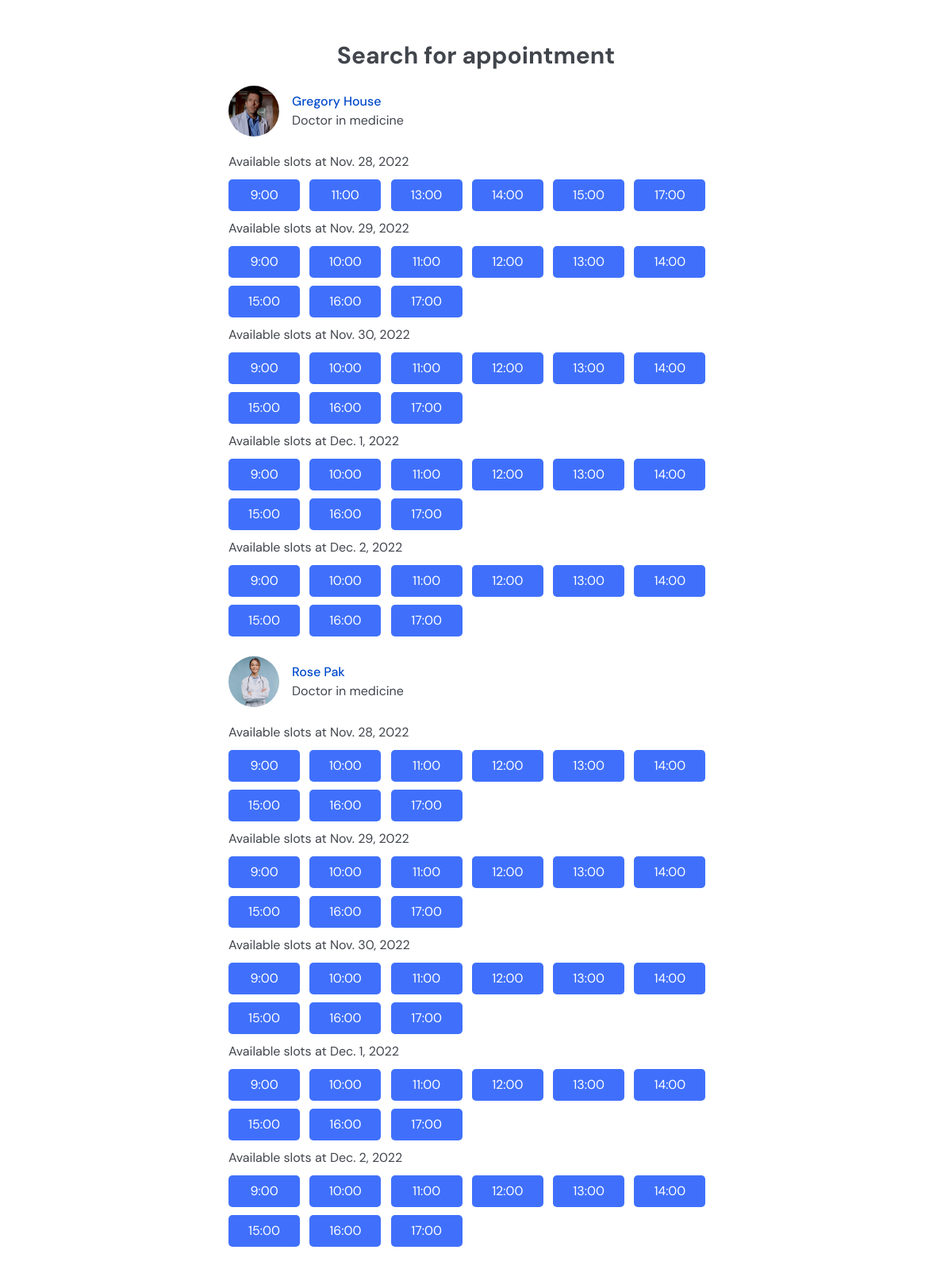
/users/search/appointment/spec/1, run on the app's committed database.
### users/models.py (models this page shows, shortened)
class Doctor(models.Model):
    user = models.OneToOneField(User, on_delete=models.CASCADE, primary_key=True)
    date_of_birth = models.DateField(blank=True)
    IIN = models.IntegerField(max_length=12, blank=True)
    gov_id = models.IntegerField(max_length=12,blank=True)
    name = models.CharField(max_length=50, blank=True)
    surname = models.CharField(max_length=50, blank=True)
    middle_name = models.CharField(max_length=50, blank=True)
    phone_number = models.CharField(max_length=11,blank=True)
    department_ID = models.IntegerField(max_length=6, blank=True)
    spec = models.ForeignKey(Specialization, on_delete = models.SET_NULL, blank = True, null = True)
    experience = models.CharField(max_length=2, blank=True)
    photo = models.ImageField(upload_to='images', blank=True)
    category=models.CharField(max_length=10, blank=True)
    appointment_price = models.CharField(max_length = 7, blank=True)
    education = models.CharField(max_length=30, blank=True)
    rating = models.IntegerField(max_length = 2, blank=True)
    address = models.CharField(max_length = 30, blank=True)
    homepage = models.URLField(blank=True)

### users/views.py (the view)
# urls.py: path('search/appointment', views.search_appointment, name = 'search_appointment'),
def search(request, object, name):
    if object == 'spec':
        id = int(name)
        spec = Specialization.objects.get(id=id)
        doctors_name = Doctor.objects.filter(spec = spec)
    elif object == 'doctor':
        doctors_name = Doctor.objects.filter(name = name)
    doctors = Schedule.objects.filter(doctor__in=doctors_name).values('doctor__name', 'doctor__surname',
                                     'mon_hours', 'tue_hours', 'wed_hours', 'thu_hours',
                                      'fri_hours','doctor__user_id', 'week')
    for d in doctors:
        d['available_mon'] = string_to_schedule(d['mon_hours'])['Available']
        d['available_tue'] = string_to_schedule(d['tue_hours'])['Available']
        d['available_wed'] = string_to_schedule(d['wed_hours'])['Available']
        d['available_thu'] = string_to_schedule(d['thu_hours'])['Available']
        d['available_fri'] = string_to_schedule(d['fri_hours'])['Available']
        d['doctor__user_id'] = str(d['doctor__user_id'])
        d['mon_day'] = d['week']
        d['tue_day'] = d['week'] + timedelta(days=1)
        d['wed_day'] = d['week'] + timedelta(days=2)
        d['thu_day'] = d['week'] + timedelta(days=3)
        d['fri_day'] = d['week'] + timedelta(days=4)
        d['photo']=Doctor.objects.get(user_id= d['doctor__user_id']).photo
    paginator = Paginator(doctors, 2)
    page_number = request.GET.get('page')
    page_obj = paginator.get_page(page_number)
    return render(request, 'users/search.html', {'page_obj': page_obj})

### users/views.py (called while the page is built)
def string_to_schedule(s): # s - string
    sched = {'Available' : [], 'Working' : []}
    for i in range(len(s)):
        if s[i] == '0':
            sched['Available'].append(i+9)
        elif s[i]=='1':
            sched['Working'].append(i+9)
    return sched

### users/templates/users/search.html (shortened to what this page needs)
{% extends 'users/layout.html' %}{% block head %}
  <link rel="stylesheet" href="https://unpkg.com/aos@next/dist/aos.css" />
{% endblock %}
{% block body %}
	<div class="font-body antialiased text-[#41454c] bg-[#FFFFFF] dark:text-[#b3c3d9] dark:bg-[#000000]">
		<div class="grid shadow- py-9">
			<section class="border-solid w-full max-w-2xl px-6 py-4 mx-auto bg-white rounded-md dark:bg-transparent xl:rounded-global xl:py-[35px] xl:">
				<h2 class="my-[0px] mb-[20px] text-3xl font-bold text-center">Search for appointment</h2>
				<div class="mb-[20px]">
					{% for d in page_obj %}
					<div class="my-[20px] flex items-center justify-start">
						<div class="float-left w-16 h-16 mr-4 overflow-hidden"><img class="object-cover w-full h-full rounded-full bg-slate-50" alt="No alt" src="{{ d.photo.url }}" /></div>
						<div class="flex flex-col items-start justify-center">
							<a href={% url 'appointment' id=d.doctor__user_id h=0 day='0' %} class="font-medium hover:underline text-primary-600">{{d.doctor__name}} {{d.doctor__surname}}</a>
							<p class="">Doctor in medicine</p>
						</div>
					</div>
					<p class="my-[5px]">Available slots at {{d.mon_day}}</p>
					{% for h in d.available_mon %}
					<button class="text-center my-[5px] mr-[8px] w-[90px] bg-primary text-white px-4 py-2 rounded-global lg:bg-primary-400"><a href="{% url 'appointment' id=d.doctor__user_id h=h day=d.mon_day%}">{{h}}:00</a></button>
					{% endfor %}
                    <p class="my-[5px]">Available slots at {{d.tue_day}}</p>
					{% for h in d.available_tue %}
					<button class="text-center my-[5px] mr-[8px] w-[90px] bg-primary text-white px-4 py-2 rounded-global lg:bg-primary-400"><a href="{% url 'appointment' id=d.doctor__user_id h=h day=d.tue_day%}">{{h}}:00</a></button>
					{% endfor %}
                    <p class="my-[5px]">Available slots at {{d.wed_day}}</p>
					{% for h in d.available_wed %}
					<button class="text-center my-[5px] mr-[8px] w-[90px] bg-primary text-white px-4 py-2 rounded-global lg:bg-primary-400"><a href="{% url 'appointment' id=d.doctor__user_id h=h day=d.wed_day%}">{{h}}:00</a></button>
					{% endfor %}
                    <p class="my-[5px]">Available slots at {{d.thu_day}}</p>
					{% for h in d.available_thu %}
					<button class="text-center my-[5px] mr-[8px] w-[90px] bg-primary text-white px-4 py-2 rounded-global lg:bg-primary-400"><a href="{% url 'appointment' id=d.doctor__user_id h=h day=d.thu_day%}">{{h}}:00</a></button>
					{% endfor %}
                    <p class="my-[5px]">Available slots at {{d.fri_day}}</p>
					{% for h in d.available_fri %}
					<button class="text-center my-[5px] mr-[8px] w-[90px] bg-primary text-white px-4 py-2 rounded-global lg:bg-primary-400"><a href="{% url 'appointment' id=d.doctor__user_id h=h day=d.fri_day%}">{{h}}:00</a></button>
					{% endfor %}
					{% endfor %}
				</div>
			</section>
		</div>
	</div>
{% endblock %}

### data on the page
Doctor: shows a picture, doctor__name "Gregory", doctor__surname "House", mon_day "Nov. 28, 2022", available_mon "9" "11" "13" "14" "15" "17", tue_day "Nov. 29, 2022", available_tue "9" "10" "11" "12" "13" "14" "15" "16" "17", wed_day "Nov. 30, 2022", available_wed "9" "10" "11" "12" "13" "14" "15" "16" "17", thu_day "Dec. 1, 2022", available_thu "9" "10" "11" "12" "13" "14" "15" "16" "17", fri_day "Dec. 2, 2022", available_fri "9" "10" "11" "12" "13" "14" "15" "16" "17"
Doctor: shows a picture, doctor__name "Rose", doctor__surname "Pak", mon_day "Nov. 28, 2022", available_mon "9" "10" "11" "12" "13" "14" "15" "16" "17", tue_day "Nov. 29, 2022", available_tue "9" "10" "11" "12" "13" "14" "15" "16" "17", wed_day "Nov. 30, 2022", available_wed "9" "10" "11" "12" "13" "14" "15" "16" "17", thu_day "Dec. 1, 2022", available_thu "9" "10" "11" "12" "13" "14" "15" "16" "17", fri_day "Dec. 2, 2022", available_fri "9" "10" "11" "12" "13" "14" "15" "16" "17"
